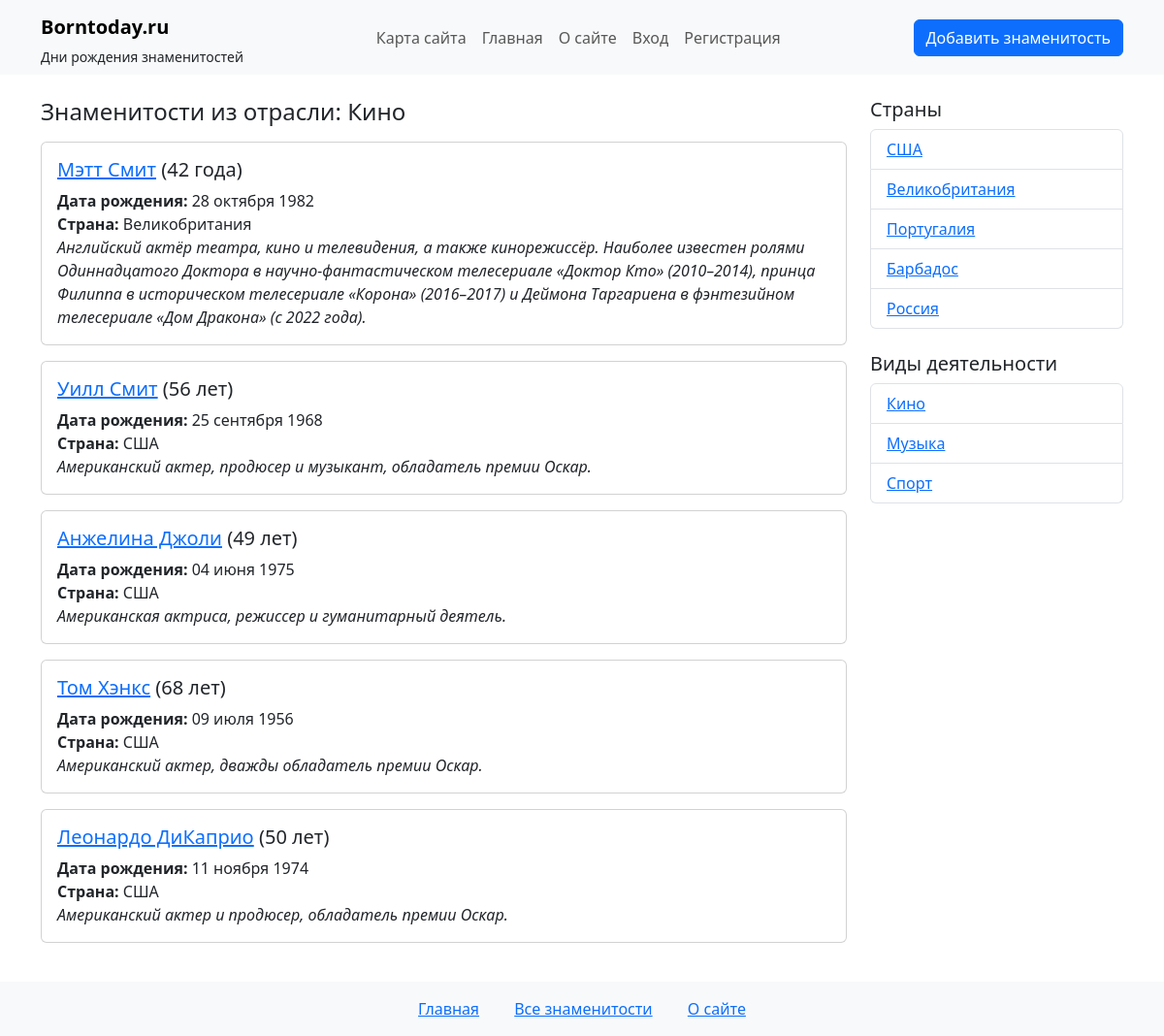
Page /industry/kino/ on the committed database.
### people/models.py (models this page shows, shortened)
class Category(models.Model):
   title = models.CharField(max_length=100, verbose_name="Название категории")  # Название категории
   slug = models.SlugField(max_length=255, blank=True, db_index=True, verbose_name="URL")

class Star(models.Model):
    name = models.CharField(max_length=100, verbose_name="Имя")  # Имя звезды
    slug = models.SlugField(max_length=255, unique=True, db_index=True, verbose_name="URL")
    country = models.ForeignKey(Country, on_delete=models.CASCADE, related_name='stars', verbose_name="Страна")
    categories = models.ManyToManyField(Category, related_name='stars', verbose_name="Категории")
    birth_date = models.DateField(verbose_name="Дата рождения")  # Дата рождения
    content = models.TextField(verbose_name="Описание")  # Описание звезды
    photo = models.ImageField(upload_to='photos/%Y/%m/%d/', blank=True, null=True, verbose_name="Фотография")
    is_published = models.BooleanField(default=True, verbose_name="Опубликовано")  # Флаг публикации
    time_create = models.DateTimeField(auto_now_add=True, verbose_name="Время создания")  # Дата создания (автоматически)
    time_update = models.DateTimeField(auto_now=True, verbose_name="Время изменения")  # Дата обновления (автоматически)
    death_date = models.DateField(
        'Дата смерти',
        null=True,
        blank=True,
        help_text='Оставьте пустым для живых знаменитостей'
    )
    def is_alive(self):
        return self.death_date is None
    def get_age(self):
        today = date.today()
        reference_date = self.death_date if not self.is_alive() else today
        age = reference_date.year - self.birth_date.year
        if (reference_date.month, reference_date.day) < (self.birth_date.month, self.birth_date.day):
            age -= 1
        return age
    def get_age_with_correct_word(self):
        age = self.get_age()
        last_digit = age % 10
        last_two_digits = age % 100
        if 11 <= last_two_digits <= 14:
            return f"{age} лет"
        elif last_digit == 1:
            return f"{age} год"
        elif 2 <= last_digit <= 4:
            return f"{age} года"
        else:
            return f"{age} лет"
    class Meta:
        verbose_name = 'Знаменитость'
        verbose_name_plural = 'Знаменитости'
        ordering = ['-time_create']  # Сортировка по убыванию времени создания
        indexes = [
            models.Index(fields=['-time_create']),  # Индекс для повышения производительности
        ]

class Country(models.Model):
   name = models.CharField(max_length=100, verbose_name="Название страны")  # Название страны
   slug = models.SlugField(max_length=255, unique=True, blank=True, db_index=True, verbose_name="URL")

### people/views.py (the view)
# urls.py: path('industry/<slug:slug>/', views.stars_by_category, name='stars_by_category'), # Знаменитости по виду деятельности
def stars_by_category(request, slug):
    category = get_object_or_404(Category, slug=slug)
    filtered_stars = Star.objects.filter(categories=category, is_published=True)
    countries = Country.objects.all()
    categories = Category.objects.all()
    context = {
        'stars': filtered_stars,
        'category_name': category.title,
        'star_countries': countries,
        'star_categories': categories,
        'title_template': 'Знаменитости из отрасли',
    }
    return render(request, 'people/industry.html', context)

### people/templates/people/industry.html (shortened to what this page needs)
{% extends 'people/base.html' %}
{% block content %}
<h4 class="mb-3">{{ title_template }}: {{ category_name }}</h4>
{% if stars %}
  {% for star in stars %}
    <div class="card mb-3 {% if not star.is_alive %}border-0 border-start border-5 border-dark{% endif %}">
      <div class="card-body">
        <h5 class="card-title">
          <a href="{% url 'person' star.slug %}" class="{% if not star.is_alive %}text-muted{% endif %}">{{ star.name }}</a> ({{ star.get_age_with_correct_word }})
        </h5>
        <p class="card-text">
          <strong>Дата рождения:</strong> {{ star.birth_date|date:"d E Y" }}<br>
          <strong>Страна:</strong> {{ star.country.name }}<br>
          <em>{{ star.content }}</em>
        </p>
      </div>
    </div>
  {% endfor %}
{% else %}
  <p>Нет знаменитостей в этой категории.</p>
{% endif %}
{% endblock %}

### people/templates/people/sidebar.html
<div class="col-md-3">
  <h5>Страны</h5>
  <ul class="list-group mb-4">
    {% for country in star_countries %}
    <li class="list-group-item">
      <a href="{% url 'stars_by_country' country.slug %}">{{ country.name }}</a>
    </li>
    {% endfor %}
  </ul>
  <h5>Виды деятельности</h5>
  <ul class="list-group">
    {% for cat in star_categories %}
    <li class="list-group-item">
      <a href="{% url 'stars_by_category' cat.slug %}">{{ cat.title }}</a>
    </li>
    {% endfor %}
  </ul>
</div>

### people/templates/people/base.html (style rules this page uses)
body { display: flex; flex-direction: column; min-height: 100vh; }

### rows in the picture
Category: title "Кино"
Star: name "Мэтт Смит", get_age_with_correct_word "42 года", birth_date "28 октября 1982", country.name "Великобритания", content "Английский актёр театра, кино и телевидения, а также кинорежиссёр. Наиболее известен ролями Одиннадцатого Доктора в научно-фантастическом телесериале «Доктор Кто» (2010–2014), принца Филиппа в историческом телесериале «Корона» (2016–2017) и Деймона Таргариена в фэнтезийном телесериале «Дом Дракона» (с 2022 года)."
Star: name "Уилл Смит", get_age_with_correct_word "56 лет", birth_date "25 сентября 1968", country.name "США", content "Американский актер, продюсер и музыкант, обладатель премии Оскар."
Star: name "Анжелина Джоли", get_age_with_correct_word "49 лет", birth_date "04 июня 1975", country.name "США", content "Американская актриса, режиссер и гуманитарный деятель."
Star: name "Том Хэнкс", get_age_with_correct_word "68 лет", birth_date "09 июля 1956", country.name "США", content "Американский актер, дважды обладатель премии Оскар."
Star: name "Леонардо ДиКаприо", get_age_with_correct_word "50 лет", birth_date "11 ноября 1974", country.name "США", content "Американский актер и продюсер, обладатель премии Оскар."
Country: name "США"
Country: name "Великобритания"
Country: name "Португалия"
Country: name "Барбадос"
Country: name "Россия"
Category: title "Музыка"
Category: title "Спорт"

### other values in the picture
{{ title_template }} "Знаменитости из отрасли"
